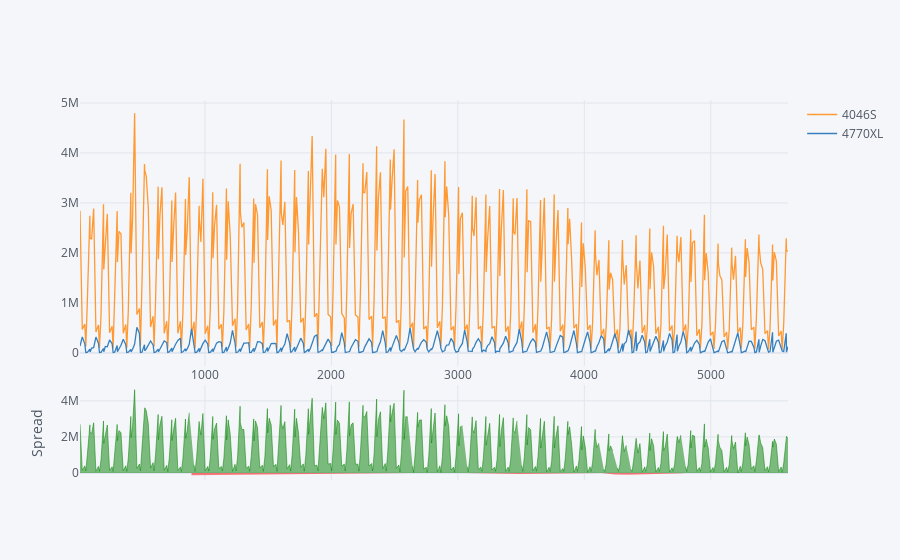

Write notebook code for a chart like this one.
### Code cell
Conv_2015_RG[['4046S','4770XL']].iplot(kind='spread')

### Figure 1 — Plotly figure (JSON) as saved in the notebook; plotly's stock layout.template omitted (floating-point values rounded to 4 significant figures; data arrays with more than 128 entries replaced by an {"elided": "..."} marker saying what was removed)
{"data": [{"line": {"color": "rgba(255, 153, 51, 1.0)", "dash": "solid", "shape": "linear", "width": 1.3}, "mode": "lines", "name": "4046S", "text": "", "type": "scatter", "x": {"elided": "416 int values"}, "y": {"elided": "416 float values"}}, {"line": {"color": "rgba(55, 128, 191, 1.0)", "dash": "solid", "shape": "linear", "width": 1.3}, "mode": "lines", "name": "4770XL", "text": "", "type": "scatter", "x": {"elided": "416 int values"}, "y": {"elided": "416 float values"}}, {"connectgaps": false, "fill": "tozeroy", "line": {"color": "green", "dash": "solid", "shape": "linear", "width": 0.5}, "mode": "lines", "name": "Spread", "showlegend": false, "type": "scatter", "x": {"elided": "416 int values"}, "xaxis": "x2", "y": {"elided": "416 mixed values"}, "yaxis": "y2"}, {"connectgaps": false, "fill": "tozeroy", "line": {"color": "red", "dash": "solid", "shape": "linear", "width": 0.5}, "mode": "lines", "name": "Spread", "showlegend": false, "type": "scatter", "x": {"elided": "416 int values"}, "xaxis": "x2", "y": {"elided": "416 mixed values"}, "yaxis": "y2"}], "layout": {"hovermode": "x", "legend": {"bgcolor": "#F5F6F9", "font": {"color": "#4D5663"}}, "paper_bgcolor": "#F5F6F9", "plot_bgcolor": "#F5F6F9", "title": {"font": {"color": "#4D5663"}}, "xaxis": {"gridcolor": "#E1E5ED", "showgrid": true, "tickfont": {"color": "#4D5663"}, "title": {"font": {"color": "#4D5663"}, "text": ""}, "zerolinecolor": "#E1E5ED"}, "xaxis2": {"anchor": "y2", "gridcolor": "#E1E5ED", "showgrid": true, "showticklabels": false, "tickfont": {"color": "#4D5663"}, "title": {"font": {"color": "#4D5663"}, "text": ""}, "zerolinecolor": "#E1E5ED"}, "yaxis": {"domain": [0.3, 1], "gridcolor": "#E1E5ED", "showgrid": true, "tickfont": {"color": "#4D5663"}, "title": {"font": {"color": "#4D5663"}, "text": ""}, "zerolinecolor": "#E1E5ED"}, "yaxis2": {"domain": [0, 0.25], "gridcolor": "#E1E5ED", "showgrid": true, "tickfont": {"color": "#4D5663"}, "title": {"font": {"color": "#4D5663"}, "text": "Spread"}, "zerolinecolor": "#E1E5ED"}}}
